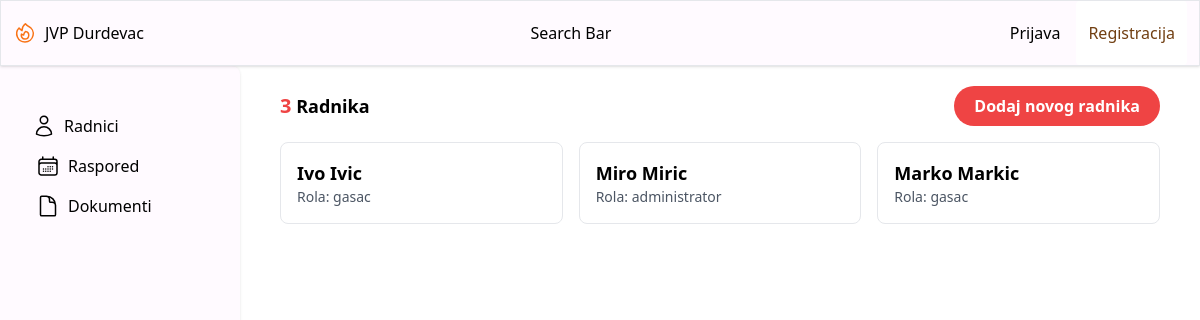
Page /radnici/ on the committed database.
### scheduler/models.py (models this page shows, shortened)
class Employee(models.Model):
    name = models.CharField(max_length=100)
    surname = models.CharField(max_length=100)
    role = models.CharField(max_length=100)
    group = models.CharField(max_length=100)

### scheduler/views.py (the view)
# urls.py: path('radnici/', radnici, name='radnici'),
def radnici(request):
    employees = Employee.objects.all()
    if request.method == 'POST':
        form = UserRegisterForm(request.POST)
        if form.is_valid():
            user = form.save()
            login(request, user)
            return redirect('landingPage')
    else:
        form = UserRegisterForm()
    context = {
        'form': form,
        'employees': employees,
    }
    return render(request, 'scheduler/radnici.html', context)

### scheduler/templates/scheduler/radnici.html (shortened to what this page needs)
{% extends "base.html" %}
{% block content %}
<body>
    <div class="flex justify-between items-center mb-4">
        <h2 class="text-lg font-semibold"><span class="text-xl text-red-500">{{ employees.count }}</span> Radnika</h2>
        <button class="modal-open bg-red-500 hover:bg-red-700 text-white font-bold py-2 px-5 rounded-full">Dodaj novog
            radnika</button>
    </div>
    <div class=" items-center mb-4container mx-auto">
        {% if employees %}
        <div class="grid grid-cols-1 md:grid-cols-2 lg:grid-cols-3 gap-4">
            {% for employee in employees %}
            <div class="p-4 border rounded-lg">
                <h3 class="text-lg font-semibold">{{ employee.name }} {{ employee.surname }}</h3>
                <p class="text-sm text-gray-600">Rola: {{ employee.role }}</p>
            </div>
            {% endfor %}
        </div>
        {% else %}
        <div class="text-center py-4">
            <p>Nema dostupnih radnika.</p>
        </div>
        {% endif %}
    </div>
</body>
{% endblock %}

### rows in the picture
Employee: name "Ivo", surname "Ivic", role "gasac"
Employee: name "Miro", surname "Miric", role "administrator"
Employee: name "Marko", surname "Markic", role "gasac"

### other values in the picture
{{ employees.count }} "3"
